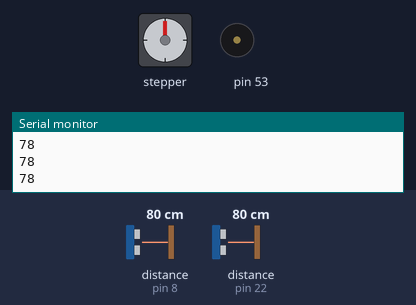
This sketch was run on a simulated Arduino Mega 2560, built with avr-gcc and run on an emulated ATmega2560. On the bench: stepper motor, buzzer (waves = sounding), the last lines printed to the serial monitor. Wiring (inferred from the names in the program): 2 × ultrasonic range finder: trigger pin 9, echo pin 8 / trigger pin 23, echo pin 22. The test bench sets the inputs (shaded band); at power-on: distance to the obstacle (sensors on pin 8, pin 22) 80 cm. The echo pulse lasts 58.3 µs per cm; stepper angles assume 2048 steps per turn.

Above: at 1.2 s.
1.3 s: distance to the obstacle (sensor on pin 8) set to 7 cm
2.8 s: distance to the obstacle (sensor on pin 8) set to 4 cm
At 3.5 s:
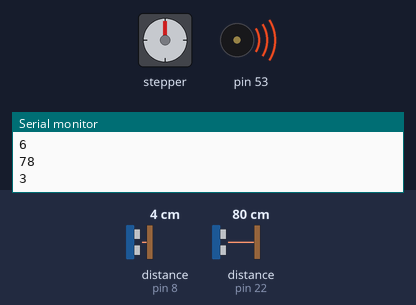
5.8 s: distance to the obstacle (sensor on pin 22) set to 17 cm
8.8 s: distance to the obstacle (sensor on pin 22) set to 13 cm
At 10.05 s:
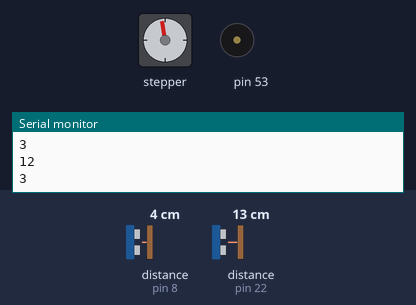
At 13.4 s:
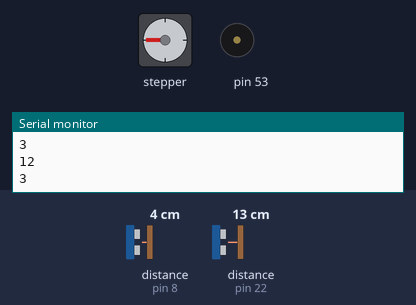
Timing chart, 0 to 21.8 s (numbered marks = the images above; inputs shaded):
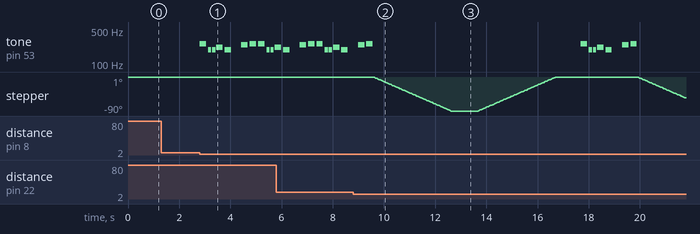

Measured:
- the behaviour switches between 6 and 5 cm on distance to the obstacle (sensor on pin 8) (found by bisection; images 0 and 1)
- the behaviour switches between 16 and 15 cm on distance to the obstacle (sensor on pin 22) (found by bisection; images 1 and 2)
- after the input at 2.8 s, tone on pin 53: plays 262 Hz for 0.25 s, 196 Hz for 0.13 s, 196 Hz for 0.13 s, 220 Hz for 0.25 s, 196 Hz for 0.25 s, 247 Hz for 0.25 s … (11 notes in this stretch), starting at once
- after the input at 8.8 s, stepper: turns 90° counter-clockwise in 3.0 s, then 90° clockwise in 3.0 s, then 55° counter-clockwise in 1.8 s

The sketch:

proiectSMP.ino
```cpp
#define NOTE_B0  31
#define NOTE_C1  33
#define NOTE_CS1 35
#define NOTE_D1  37
#define NOTE_DS1 39
#define NOTE_E1  41
#define NOTE_F1  44
#define NOTE_FS1 46
#define NOTE_G1  49
#define NOTE_GS1 52
#define NOTE_A1  55
#define NOTE_AS1 58
#define NOTE_B1  62
#define NOTE_C2  65
#define NOTE_CS2 69
#define NOTE_D2  73
#define NOTE_DS2 78
#define NOTE_E2  82
#define NOTE_F2  87
#define NOTE_FS2 93
#define NOTE_G2  98
#define NOTE_GS2 104
#define NOTE_A2  110
#define NOTE_AS2 117
#define NOTE_B2  123
#define NOTE_C3  131
#define NOTE_CS3 139
#define NOTE_D3  147
#define NOTE_DS3 156
#define NOTE_E3  165
#define NOTE_F3  175
#define NOTE_FS3 185
#define NOTE_G3  196
#define NOTE_GS3 208
#define NOTE_A3  220
#define NOTE_AS3 233
#define NOTE_B3  247
#define NOTE_C4  262
#define NOTE_CS4 277
#define NOTE_D4  294
#define NOTE_DS4 311
#define NOTE_E4  330
#define NOTE_F4  349
#define NOTE_FS4 370
#define NOTE_G4  392
#define NOTE_GS4 415
#define NOTE_A4  440
#define NOTE_AS4 466
#define NOTE_B4  494
#define NOTE_C5  523
#define NOTE_CS5 554
#define NOTE_D5  587
#define NOTE_DS5 622
#define NOTE_E5  659
#define NOTE_F5  698
#define NOTE_FS5 740
#define NOTE_G5  784
#define NOTE_GS5 831
#define NOTE_A5  880
#define NOTE_AS5 932
#define NOTE_B5  988
#define NOTE_C6  1047
#define NOTE_CS6 1109
#define NOTE_D6  1175
#define NOTE_DS6 1245
#define NOTE_E6  1319
#define NOTE_F6  1397
#define NOTE_FS6 1480
#define NOTE_G6  1568
#define NOTE_GS6 1661
#define NOTE_A6  1760
#define NOTE_AS6 1865
#define NOTE_B6  1976
#define NOTE_C7  2093
#define NOTE_CS7 2217
#define NOTE_D7  2349
#define NOTE_DS7 2489
#define NOTE_E7  2637
#define NOTE_F7  2794
#define NOTE_FS7 2960
#define NOTE_G7  3136
#define NOTE_GS7 3322
#define NOTE_A7  3520
#define NOTE_AS7 3729
#define NOTE_B7  3951
#define NOTE_C8  4186
#define NOTE_CS8 4435
#define NOTE_D8  4699
#define NOTE_DS8 4978

int melody[] = {NOTE_C4, NOTE_G3, NOTE_G3, NOTE_A3, NOTE_G3, 0, NOTE_B3, NOTE_C4};

int noteDurations[] = {  4, 8, 8, 4, 4, 4, 4, 4};

#include <Stepper.h>

int in1 = 2;
int in2 = 3;
int in3 = 4;
int in4 = 5;

const int stepsPerRevolution = 2048;
int t = 0;
long duration;
int distance;

#define trigPin  23
#define echoPin  22

long duration2;
int distance2;

#define trigPin2  9
#define echoPin2  8


Stepper motor(stepsPerRevolution, in1, in3, in2, in4);

void setup()
{
    motor.setSpeed(5); //5 rotatii/minut
    Serial.begin(9600);
    pinMode(echoPin, INPUT);
    pinMode(trigPin, OUTPUT);

    pinMode(echoPin2, INPUT);
    pinMode(trigPin2, OUTPUT);


}

void loop()
{

    digitalWrite(trigPin, LOW);
    delayMicroseconds(2);
    digitalWrite(trigPin, HIGH);
    delayMicroseconds(10);
    digitalWrite(trigPin, LOW);
    duration = pulseIn(echoPin, HIGH);
    distance = duration*0.034/2;

    Serial.println(distance);

    digitalWrite(trigPin2, LOW);
    delayMicroseconds(2);
    digitalWrite(trigPin2, HIGH);
    delayMicroseconds(10);
    digitalWrite(trigPin2, LOW);
    duration2 = pulseIn(echoPin2, HIGH);
    distance2 = duration2*0.034/2;

    Serial.println(distance2);

    if(distance < 15 && distance2 != 0)
    {

        motor.step(-stepsPerRevolution/4);
        delay(1000);

        motor.step(stepsPerRevolution/4);
        delay(1000);

    }

    if(distance2 < 5 && distance2 != 0)
    {
        for (int thisNote = 0; thisNote < 8; thisNote++)
        {
            int noteDuration = 1000 / noteDurations[thisNote];
            tone(53, melody[thisNote], noteDuration);
            int pauseBetweenNotes = noteDuration * 1.30;
            delay(pauseBetweenNotes);
            noTone(53);
        }
    }

}
```
